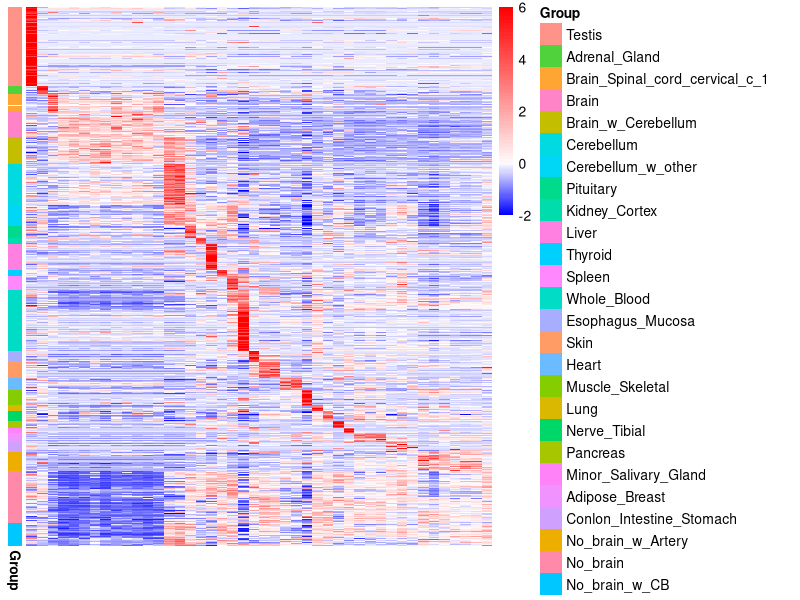
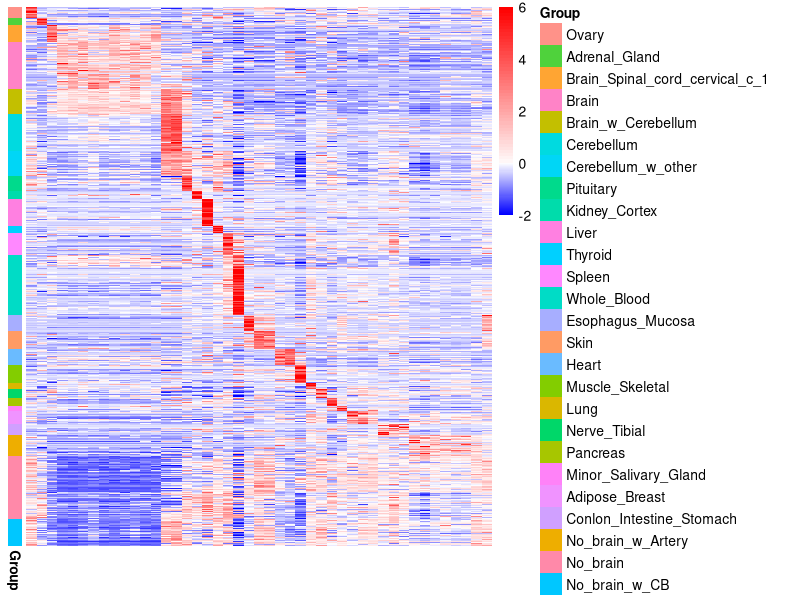
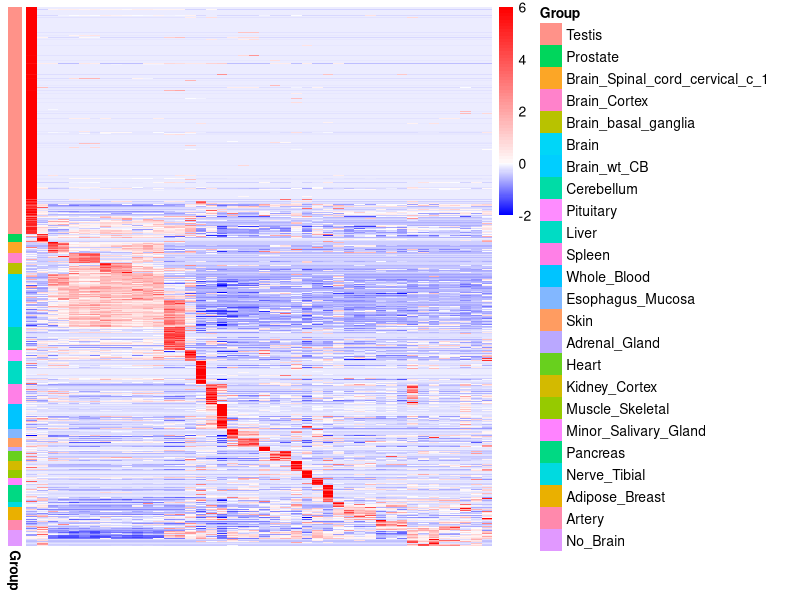
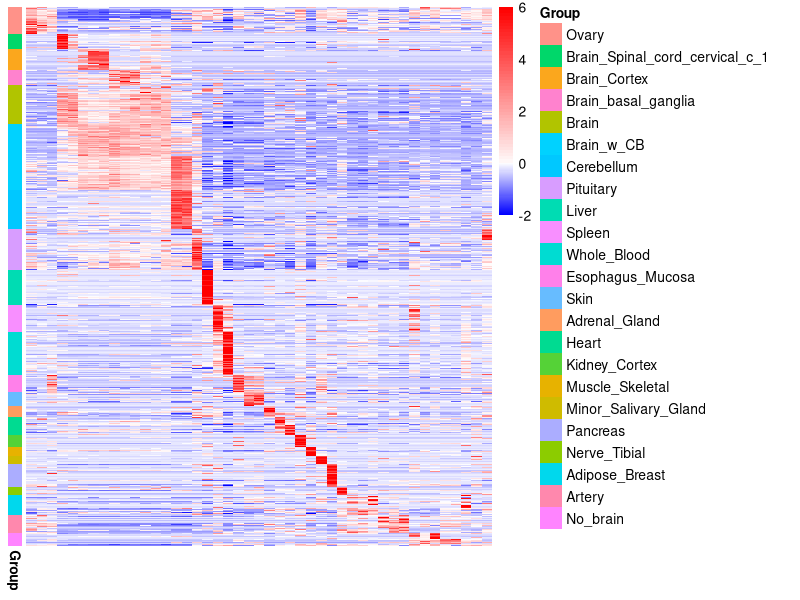

The R script that drew these images, in order:
#pheatmap
library(pheatmap)

#Protein coding Male
data<-read.table("Heatmap_Male_Protein_coding_Zscore_Expression.txt",header = T)
cluster<-read.table("Heatmap_Male_Protein_coding_cluster.txt",header = T)
d<-data[rownames(cluster),]

ann<-as.data.frame(cluster$Group);rownames(ann)<-rownames(cluster);colnames(ann)<-"Group"
x<-cluster$Group;x<-x[!(duplicated(x))];ann$Group<-factor(ann$Group,levels=x)

paletteLength <- 100
myColor <- colorRampPalette(c("blue", "white", "red"))(paletteLength)
myBreaks <- c(seq(-2, 0, length.out=ceiling(paletteLength/2) + 1),
              seq(2/paletteLength, 6, length.out=floor(paletteLength/2)))

pheatmap(d,cluster_rows = F,cluster_cols = F,show_rownames = F,show_colnames = F,
         breaks = myBreaks,color=myColor,annotation_row = ann)

#Protein coding Female
data<-read.table("Heatmap_Female_Protein_coding_Zscore_Expression.txt",header = T)
cluster<-read.table("Heatmap_Female_Protein_coding_cluster.txt",header = T)
d<-data[rownames(cluster),]

ann<-as.data.frame(cluster$Group);rownames(ann)<-rownames(cluster);colnames(ann)<-"Group"
x<-cluster$Group;x<-x[!(duplicated(x))];ann$Group<-factor(ann$Group,levels=x)

paletteLength <- 100
myColor <- colorRampPalette(c("blue", "white", "red"))(paletteLength)
myBreaks <- c(seq(-2, 0, length.out=ceiling(paletteLength/2) + 1),
              seq(2/paletteLength, 6, length.out=floor(paletteLength/2)))

pheatmap(d,cluster_rows = F,cluster_cols = F,show_rownames = F,show_colnames = F,
         breaks = myBreaks,color=myColor,annotation_row = ann)

#LincRNA Male
data<-read.table("Heatmap_Male_LincRNA_Zscore_Expression.txt",header = T)
cluster<-read.table("Heatmap_Male_LincRNA_cluster.txt",header = T)
d<-data[rownames(cluster),]

ann<-as.data.frame(cluster$Group);rownames(ann)<-rownames(cluster);colnames(ann)<-"Group"
x<-cluster$Group;x<-x[!(duplicated(x))];ann$Group<-factor(ann$Group,levels=x)

paletteLength <- 100
myColor <- colorRampPalette(c("blue", "white", "red"))(paletteLength)
myBreaks <- c(seq(-2, 0, length.out=ceiling(paletteLength/2) + 1),
              seq(2/paletteLength, 6, length.out=floor(paletteLength/2)))

pheatmap(d,cluster_rows = F,cluster_cols = F,show_rownames = F,show_colnames = F,
         breaks = myBreaks,color=myColor,annotation_row = ann)

#LincRNA Female
data<-read.table("Heatmap_Female_LincRNA_Zscore_Expression.txt",header = T)
cluster<-read.table("Heatmap_Female_LincRNA_cluster.txt",header = T)
d<-data[rownames(cluster),]

ann<-as.data.frame(cluster$Group);rownames(ann)<-rownames(cluster);colnames(ann)<-"Group"
x<-cluster$Group;x<-x[!(duplicated(x))];ann$Group<-factor(ann$Group,levels=x)

paletteLength <- 100
myColor <- colorRampPalette(c("blue", "white", "red"))(paletteLength)
myBreaks <- c(seq(-2, 0, length.out=ceiling(paletteLength/2) + 1),
              seq(2/paletteLength, 6, length.out=floor(paletteLength/2)))

pheatmap(d,cluster_rows = F,cluster_cols = F,show_rownames = F,show_colnames = F,
         breaks = myBreaks,color=myColor,annotation_row = ann)







